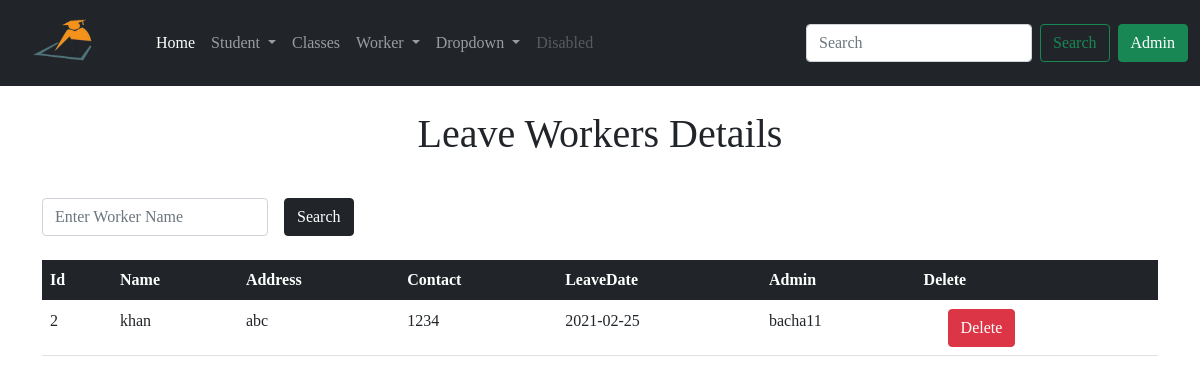
/leave_worker_detials, run on an earlier commit of the app's database.
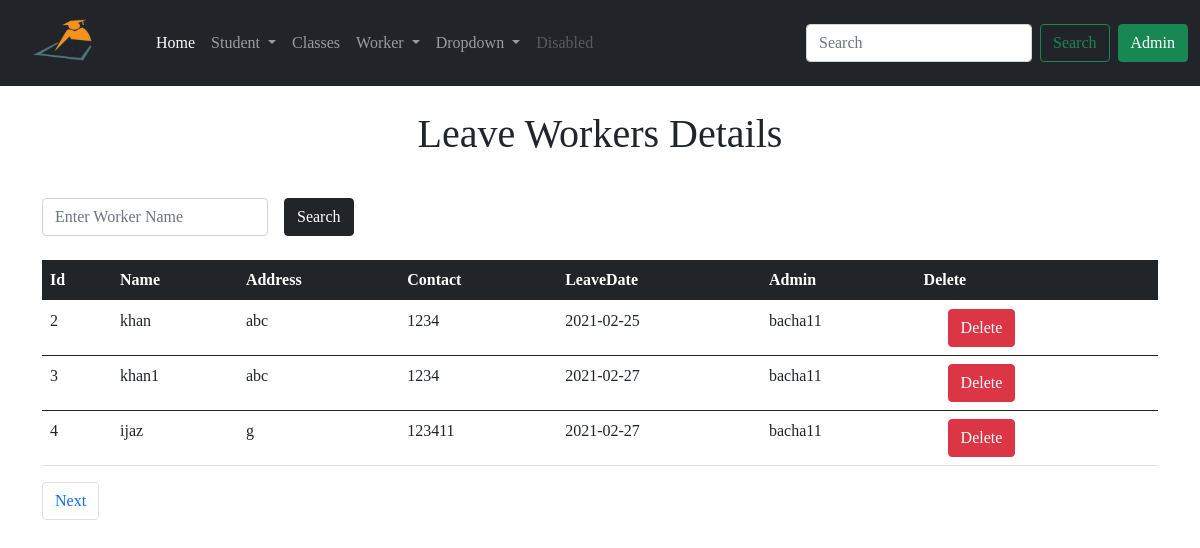
And on a later commit of the database.
### app/models.py (models this page shows, shortened)
class LeaveWorker(db.Model):
    id = db.Column(db.Integer, primary_key=True)
    leave_worker_name = db.Column(db.String(64), index=True)
    leave_worker_address = db.Column(db.String(128), index=True)
    leave_worker_contact = db.Column(db.String(64), index=True)
    leave_date = db.Column(db.DateTime, default=datetime.utcnow())
    admin_id = db.Column(db.Integer, db.ForeignKey('admin.id'))

class Admin(UserMixin, db.Model):
    id = db.Column(db.Integer, primary_key=True)
    username = db.Column(db.String(32), unique=True, index=True)
    email = db.Column(db.String(64), unique=True, index=True)
    password_hash = db.Column(db.String(128))
    join_date = db.Column(db.DateTime, default=datetime.utcnow())
    student = db.relationship('Student', backref='admin')
    teacher = db.relationship('Teacher', backref='admin')
    worker = db.relationship('Worker', backref='admin')
    leaveworker = db.relationship('LeaveWorker', backref='admin')

### app/routes.py (the view)
@app.route('/leave_worker_detials')
def leave_worker_detials():
    query = request.args.get('query')
    if query:
        leave_worker = LeaveWorker.query.filter(LeaveWorker.leave_worker_name.contains(query))
        return render_template('leave_worker.html', title='Leave Worker', leave_worker=leave_worker, query=query)
    page = request.args.get('page', 1, type=int)
    leave_worker = LeaveWorker.query.order_by(LeaveWorker.id.asc()).paginate(
        page, app.config['ENTRY_PER_PAGE'], False)
    next_url = url_for('leave_worker_detials', page=leave_worker.next_num) \
        if leave_worker.has_next else None
    prev_url = url_for('leave_worker_detials', page=leave_worker.prev_num) \
        if leave_worker.has_prev else None
    return render_template('leave_worker.html', title='Leave Worker', leave_worker=leave_worker.items, next_url=next_url, prev_url=prev_url)

### app/templates/leave_worker.html (shortened to what this page needs)
{% extends 'base.html' %}
{% block content %}
<div class="container">
  {% if query %}
  <h1 class="text-center mt-4">Search Result About! <span class="text-primary"> {{ query }} </span></h1>
  {% else %}
  <h1 class="text-center mt-4">Leave Workers Details</h1>
  {% endif %}
  <form action="" method="GET">
    <div class="row g-3 align-items-center mt-4">
      <div class="col-auto">
        <input type="search" name="query" id="inputPassword6" class="form-control" placeholder="Enter Worker Name" required>
      </div>
      <div class="col-auto">
        <button type="submit" class="btn btn-dark">Search</button>
      </div>
    </div>
  </form>
  <table class="table mt-4">
      <thead class="table-dark">
        <tr>
          <th scope="col">Id</th>
          <th scope="col">Name</th>
          <th scope="col">Address</th>
          <th scope="col">Contact</th>
          <th scope="col">LeaveDate</th>
          <th scope="col">Admin</th>
          <th scope="col">Delete</th>
        </tr>
      </thead>
      {% for worker in leave_worker %}
      <tbody>
        <tr>
          <td> {{ worker.id }}</td>
          <td> {{ worker.leave_worker_name }} </td>
          <td> {{ worker.leave_worker_address }} </td>
          <td> {{ worker.leave_worker_contact }} </td>
          <td> {{ worker.leave_date.strftime('%Y-%m-%d') }} </td>
          <td> {{ worker.admin.username }} </td>
          <td>
              <button type="button" class="btn btn-danger ms-4" data-bs-toggle="modal" data-bs-target="#exampleModal">
                  Delete
              </button>
          </td>
        </tr>
      </tbody>
      {% endfor %}
  </table>
  <nav aria-label="Page navigation example">
    <ul class="pagination">
      {% if next_url %}
      <li class="page-item"><a class="page-link" href="{{ next_url }}">Next</a></li>
      {% endif %}
    </ul>
  </nav>
</div>
{% endblock %}

### app/templates/base.html (shortened to what this page needs)
<!DOCTYPE html>
<html lang="en">
<head>
    <link href="https://cdn.jsdelivr.net/npm/bootstrap@5.0.0-beta2/dist/css/bootstrap.min.css" rel="stylesheet">
</head>
<body>
    {% include 'nav.html' %}
    {% block content %} {% endblock %}
</body>
</html>

### app/templates/nav.html (shortened to what this page needs)
<nav class="navbar navbar-expand-lg navbar-dark bg-dark">
    <div class="container-fluid">
      <a class="navbar-brand" href="{{ url_for('index') }}"><img src=" {{ url_for('static', filename='image/rsz_1logo.png')}} " class="brand_logo " width="120px" height="60px"  alt="Logo"></a>
      <div class="collapse navbar-collapse" id="navbarSupportedContent">
        <ul class="navbar-nav me-auto mb-2 mb-lg-0">
          <li class="nav-item">
            <a class="nav-link active" aria-current="page" href="{{ url_for('index') }}">Home</a>
          </li>
          <li class="nav-item dropdown">
            <a class="nav-link dropdown-toggle" href="#" id="navbarDropdown" role="button" data-bs-toggle="dropdown" aria-expanded="false">
              Student
            </a>
          </li>
          <li class="nav-item">
            <a class="nav-link " aria-current="page" href="{{ url_for('list_of_class') }}">Classes</a>
          </li>
          <li class="nav-item dropdown">
            <a class="nav-link dropdown-toggle" href="#" id="navbarDropdown" role="button" data-bs-toggle="dropdown" aria-expanded="false">
              Worker
            </a>
          </li>
          <li class="nav-item dropdown">
            <a class="nav-link dropdown-toggle" href="#" id="navbarDropdown" role="button" data-bs-toggle="dropdown" aria-expanded="false">
              Dropdown
            </a>
          </li>
          <li class="nav-item">
            <a class="nav-link disabled" href="#" tabindex="-1" >Disabled</a>
          </li>
        </ul>
        <form class="d-flex">
          <input class="form-control me-2" type="search" placeholder="Search" aria-label="Search">
          <button class="btn btn-outline-success" type="submit">Search</button>
        </form>
        {% if current_user.is_anonymous %}
        <a href="{{ url_for('admin_login') }}"><button class="btn btn-success ms-2">Admin</button></a>
        {% else %}
        <a href="{{ url_for('admin_logout') }}"><button class="btn btn-success ms-2">LogOut</button></a>
        {% endif %}
      </div>
    </div>
  </nav>

### app/templates/base.html (style rules this page uses)
body { font-family: 'Times New Roman', Times, serif; }

What changed in the data, as far as the page shows it:
added LeaveWorker: id "3", leave_worker_name "khan1", leave_worker_address "abc", leave_worker_contact "1234", leave_date "2021-02-27", admin.username "bacha11"
added LeaveWorker: id "4", leave_worker_name "ijaz", leave_worker_address "g", leave_worker_contact "123411", leave_date "2021-02-27", admin.username "bacha11"
Also different on the page:
text now shown: "Next"
